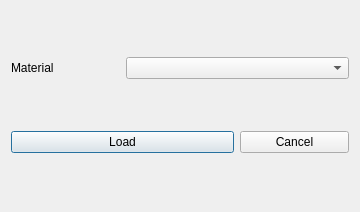
<?xml version="1.0" encoding="UTF-8"?>
<ui version="4.0">
 <class>Dialog</class>
 <widget class="QDialog" name="Dialog">
  <property name="geometry">
   <rect>
    <x>0</x>
    <y>0</y>
    <width>360</width>
    <height>212</height>
   </rect>
  </property>
  <property name="windowTitle">
   <string>Material database</string>
  </property>
  <layout class="QGridLayout" name="gridLayout">
   <item row="0" column="0">
    <widget class="QLabel" name="label">
     <property name="text">
      <string>Material</string>
     </property>
    </widget>
   </item>
   <item row="0" column="1" colspan="2">
    <widget class="QComboBox" name="materialBox"/>
   </item>
   <item row="1" column="0" colspan="2">
    <widget class="QPushButton" name="loadBtn">
     <property name="text">
      <string>Load</string>
     </property>
    </widget>
   </item>
   <item row="1" column="2">
    <widget class="QPushButton" name="cancelBtn">
     <property name="text">
      <string>Cancel</string>
     </property>
    </widget>
   </item>
  </layout>
 </widget>
 <resources/>
 <connections/>
</ui>
